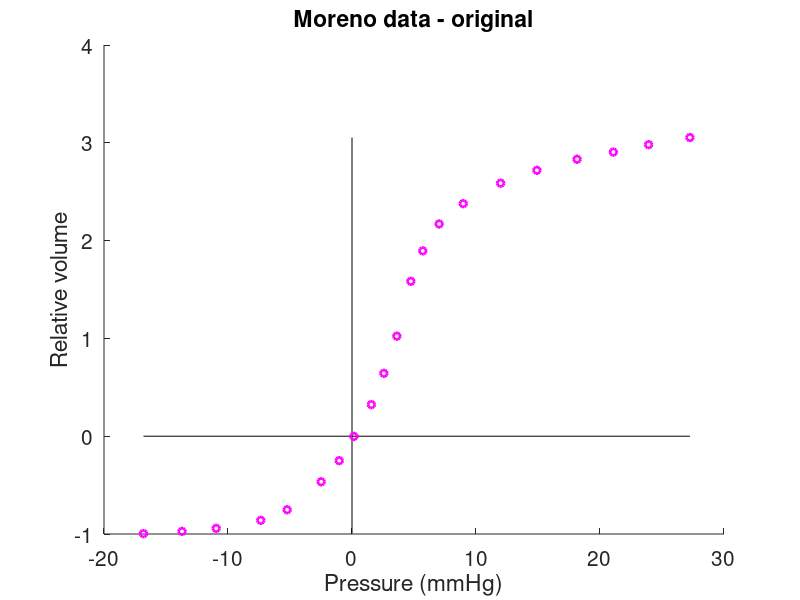
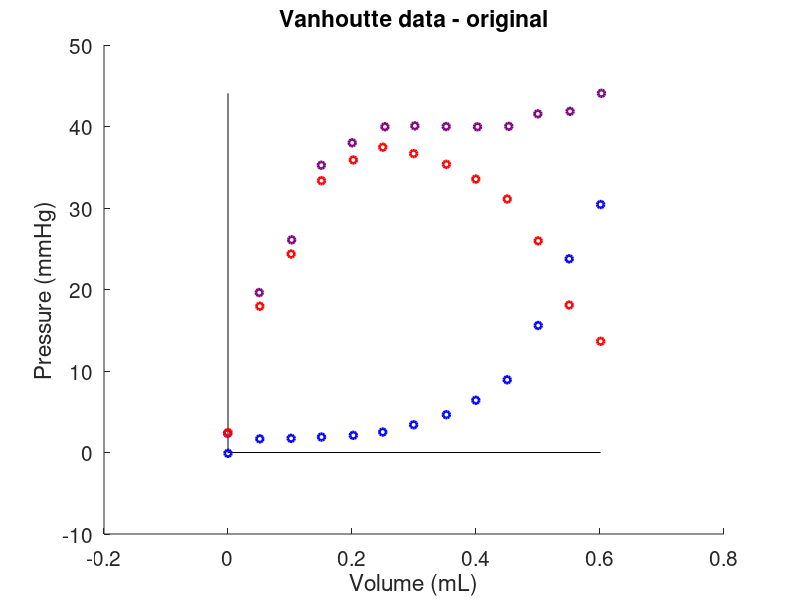
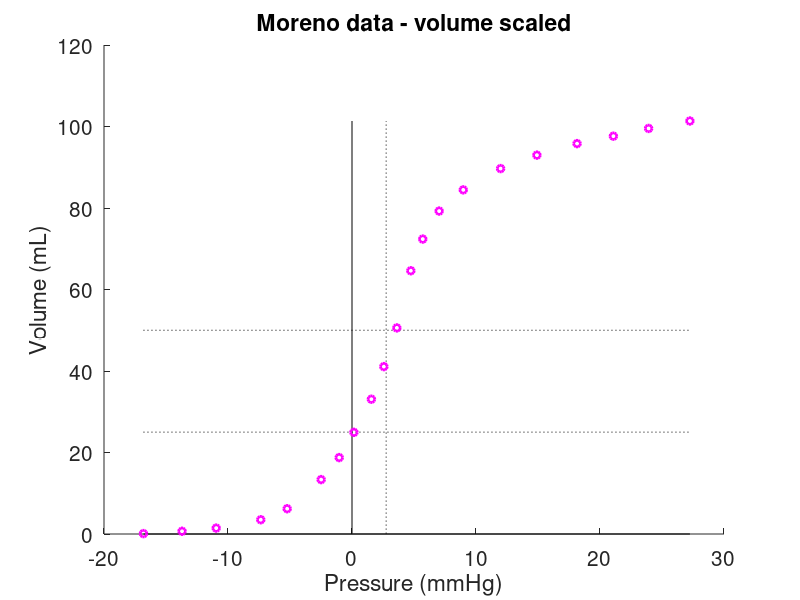
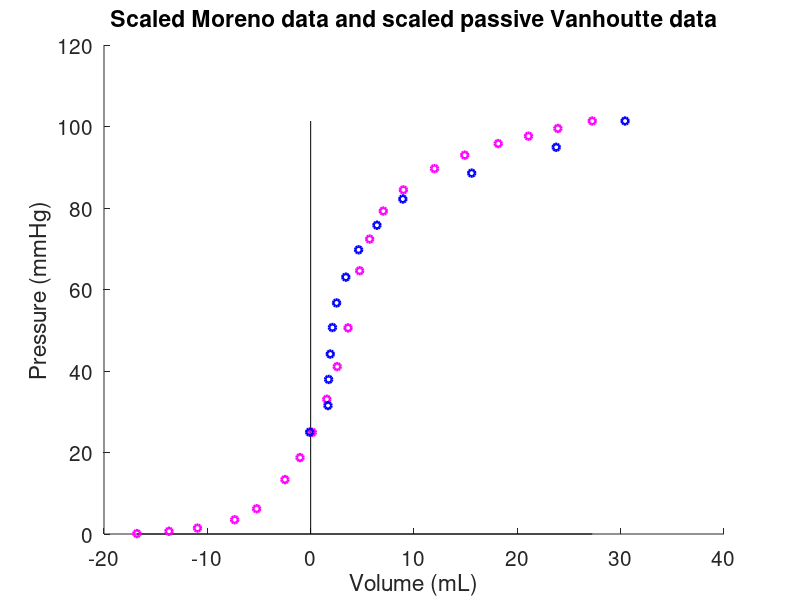

Write MATLAB code to recreate these figures, in order.

clear all
plotAll = true;

%% Data
%{
Load and plot the data
%}

load Moreno70_data.mat 
load Vanhoutte69_data.mat 

if plotAll
    % Moreno
    figure(1) 
    clf
    hold on 
    plot([min(Pd_Moreno) max(Pd_Moreno)],zeros(2,1),'k')
    plot(zeros(2,1),[min(Vd_sca_Moreno) max(Vd_sca_Moreno)],'k')
    plot(Pd_Moreno,Vd_sca_Moreno,'mo','MarkerSize',5,'linewidth',2)
    xlabel('Pressure (mmHg)')
    ylabel('Relative volume')
    set(gca,'FontSize',15)
    title('Moreno data - original')

    % Vanhoutte
    figure(2)
    clf
    hold on 
    plot([min(Vd_pass_Vanh) max(Vd_pass_Vanh)],zeros(2,1),'k')
    plot(zeros(2,1),[min(Pd_pass_Vanh) max(Pd_maxact_Vanh)],'k')
    plot(Vd_pass_Vanh,Pd_pass_Vanh,'bo','MarkerSize',5,'linewidth',2)
    plot(Vd_maxact_Vanh,Pd_maxact_Vanh,'ko','color',[.5 0 .5],'MarkerSize',5,'linewidth',2)
    plot(Vd_pass_Vanh,Pd_maxact_Vanh - Pd_pass_Vanh,'ro','MarkerSize',5,'linewidth',2)
    xlabel('Volume (mL)')
    ylabel('Pressure (mmHg)')
    set(gca,'FontSize',15)
    title('Vanhoutte data - original')
end

%% Parameters and target values

phibar = 0.25; % normal autonomic outflow 

% phi to activation conversion
veins_phi_no = 0.2;
phi_ns = 1/((1 - veins_phi_no));
A = min(max(0.001, (phibar - veins_phi_no)*phi_ns), 1)


P_n = (max(Pd_Moreno) - min(Pd_Moreno)) * A;    % mmHg
V_n = 50;   % mL - From Filip's simulations' approximations 
l   = 20;   % cm - From Cell ML model 

gamma = 0.5;  % scaling factor
V_0 = gamma * V_n; % mL

%% Transform Moreno data using V_0

Vd_Moreno = V_0 * Vd_sca_Moreno + V_0; % rescale data based on prescribed V_0 (m^3)

if plotAll
    figure(3) 
    clf
    hold on 
    plot([min(Pd_Moreno) max(Pd_Moreno)],zeros(2,1),'k')
    plot([min(Pd_Moreno) max(Pd_Moreno)],V_0 * ones(2,1),'k:')
    plot([min(Pd_Moreno) max(Pd_Moreno)],V_n * ones(2,1),'k:')
    plot(zeros(2,1),[min(Vd_Moreno) max(Vd_Moreno)],'k')
    plot(P_n * ones(2,1),[min(Vd_Moreno) max(Vd_Moreno)],'k:')
    plot(Pd_Moreno,Vd_Moreno,'mo','MarkerSize',5,'linewidth',2)
    xlabel('Pressure (mmHg)')
    ylabel('Volume (mL)')
    set(gca,'FontSize',15)
    title('Moreno data - volume scaled')
end

%% Transform Vanhoutte volume data to be on the same scale as the transformed Moreno data

Pd_act_Vanh = Pd_maxact_Vanh - Pd_pass_Vanh; 

Amp_Moreno = max(Vd_Moreno) - V_0; 
Amp_Vanh   = max(Vd_pass_Vanh) - min(Vd_pass_Vanh); 

Vd_pass_sca = Amp_Moreno/Amp_Vanh * Vd_pass_Vanh + V_0; 
Vd_maxact_sca = Amp_Moreno/Amp_Vanh * Vd_maxact_Vanh + V_0; 
Vd_act_sca = Vd_pass_sca; 

if plotAll,
    figure(4)
    clf
    hold on 
    plot([min(Pd_Moreno) max(Pd_Moreno)],zeros(2,1),'k')
    plot(zeros(2,1),[min(Vd_Moreno) max(Vd_Moreno)],'k')
    plot(Pd_Moreno,Vd_Moreno,'mo','MarkerSize',5,'linewidth',2)
    plot(Pd_pass_Vanh,Vd_pass_sca,'bo','MarkerSize',5,'linewidth',2)
    title('Scaled Moreno data and scaled passive Vanhoutte data')
    set(gca,'FontSize',15)
    xlabel('Volume (mL)')
    ylabel('Pressure (mmHg)')

    figure(5)
    clf
    hold on 
    plot([min(Vd_pass_sca) max(Vd_pass_sca)],zeros(2,1),'k')
    plot(zeros(2,1),[min(Pd_pass_Vanh) max(Pd_maxact_Vanh)],'k')
    plot(Vd_pass_sca,Pd_pass_Vanh,'bo','MarkerSize',5,'linewidth',2)
    plot(Vd_maxact_sca,Pd_maxact_Vanh,'ko','color',[.5 0 .5],'MarkerSize',5,'linewidth',2)
    plot(Vd_pass_sca,Pd_act_Vanh,'ro','MarkerSize',5,'linewidth',2)
    xlabel('Volume (mL)')
    ylabel('Pressure (mmHg)')
    set(gca,'FontSize',15)
    title('Vanhoutte data - volume scaled') 
end


%% Convert scaled Moreno data to length-tension 

% convert pressure from mmHg to Pa
mmHg2SI = 133.322;
Pd_Moreno = Pd_Moreno * mmHg2SI;

% convert V_0 from mL to m^3
V_0 = V_0 * 1e-6;
Vd_Moreno = Vd_Moreno * 1e-6; 

% convert cm to m
l = l * 1e-3;  

L_0 = 2 * pi * sqrt(V_0 / (l * pi)); 

L_n = 2 * pi * sqrt( V_n * 1e-6 / (l * pi)); 
Ld_Moreno = 2 * pi * sqrt( Vd_Moreno / (l * pi)); % transform volume to circumferential length (m)  
Td_Moreno = Pd_Moreno .* Ld_Moreno / (2 * pi); % transform pressure and circumferential length to tension via Law of Laplace (

figure(6) 
clf
hold on 
plot([min(Ld_Moreno) max(Ld_Moreno)],zeros(2,1),'k')
h1 = plot(Ld_Moreno, Td_Moreno,'ko','MarkerSize',5,'linewidth',2);
xlabel('Length (m)')
ylabel('Tension (Pa)')
set(gca,'FontSize',15)

%{
Used cftool on Ld_Moreno and Td_Moreno to fit parameter d = 15
(dimensionless) 
%}
d = 11.5; 

%% Convert scaled Vanhoutte data to length-tension 

% convert pressure from mmHg to Pa 
Pd_pass_Vanh = Pd_pass_Vanh * mmHg2SI ; 
Pd_maxact_Vanh = Pd_maxact_Vanh * mmHg2SI; 
Pd_act_Vanh = Pd_act_Vanh * mmHg2SI; 

% convert volumes from mL to m^3 
Vd_pass_sca = Vd_pass_sca * 1e-6; 
Vd_maxact_sca = Vd_maxact_sca * 1e-6; 
Vd_act_sca = Vd_act_sca * 1e-6; 

Ld_pass_Vanh   = 2 * pi * sqrt( Vd_pass_sca / (l * pi)); 
Ld_maxact_Vanh = 2 * pi * sqrt( Vd_maxact_sca / (l * pi)); 
Ld_act_Vanh    = 2 * pi * sqrt( Vd_act_sca / (l * pi)); 

Td_pass_Vanh   = Pd_pass_Vanh   .* Ld_pass_Vanh   / (2 * pi); 
Td_maxact_Vanh = Pd_maxact_Vanh .* Ld_maxact_Vanh / (2 * pi); 
Td_act_Vanh    = Pd_act_Vanh    .* Ld_act_Vanh    / (2 * pi); 

figure(6)
hold on 
plot(zeros(2,1),[min(Td_Moreno) max(Td_maxact_Vanh)],'k')
plot(L_0 * ones(2,1),[min(Td_Moreno) max(Td_maxact_Vanh)],'k:')
plot(L_n * ones(2,1),[min(Td_Moreno) max(Td_maxact_Vanh)],'k:')
h2 = plot(Ld_pass_Vanh, Td_pass_Vanh,'bo','MarkerSize',5,'linewidth',2);
h3 = plot(Ld_maxact_Vanh, Td_maxact_Vanh,'ko','color',[.5 0 .5],'MarkerSize',5,'linewidth',2);
h4 = plot(Ld_act_Vanh, Td_act_Vanh,'ro','MarkerSize',5,'linewidth',2);
xlabel('Length (m)')
ylabel('Tension (Pa)')
set(gca,'FontSize',15) 

%{
Used cftool on Ld_act_Vanh and Td_act_Vanh to fit parameter e = 1.5
(dimensionless)
%} 
e = 1.5;  

%% Model 

% Tension ratio T_maxact/T_pass at L_n 
[~,i_pass] = min(abs(L_n - Ld_pass_Vanh));
[~,i_maxact] = min(abs(L_n - Ld_maxact_Vanh));
alpha = Td_maxact_Vanh(i_maxact) / Td_pass_Vanh(i_pass);
alpha = round(alpha); 

L = 0:.001:Ld_pass_Vanh(end); 


T_n = P_n * L_n / (2 * pi);  

P_M = max(Pd_maxact_Vanh/ mmHg2SI ); 
V_M = 4 * V_0; 
L_M = 2 * pi * sqrt(V_M / (l * pi)); 
T_M = P_M * L_M / (2 * pi); 



f = @(L) L .* (L - L_0) / L_0; 
g = @(L) L_0 .* (exp( d * (L - L_0) ./ L_0) - 1); 
h = @(L) (L - L_0) .* exp( -e * ((L - L_0)./L_0).^2); 

fhat = f(L_M)/f(L_n); 
ghat = g(L_M)/g(L_n); 
hhat = h(L_M)/h(L_n);   

a_mmHg = (- T_M + T_n / (1 + A * (alpha - 1)) * (ghat + (alpha - 1) * hhat)) ...
    / (f(L_n) * (ghat - fhat));
b_mmHg = (T_M - T_n / (1 + A * (alpha - 1)) * (fhat + (alpha - 1) * hhat)) ... 
    / (g(L_n) * (ghat - fhat));
c_mmHg = T_n / (1 + A * (alpha - 1)) * (alpha - 1) / h(L_n);


% convert from mmHg to kPa 
a = a_mmHg * mmHg2SI;
b = b_mmHg * mmHg2SI;
c = c_mmHg * mmHg2SI; 

sprintf("a %d, b %d, c %d", a_mmHg, b_mmHg, c_mmHg)

%%
T_P  = @(L) a * f(L) + b * g(L); 
T_A  = @(L) c * h(L); 

% build the characteristics
for i = 1:length(L)
    if L(i) < L_0 
        Tpas(i) = T_P(L(i));  
        Tact(i) = T_P(L(i));  
        Tbar(i) = T_P(L(i));  
        Tmax(i) = T_P(L(i));  
    else 
        Tpas(i) = T_P(L(i)) + 0 * T_A(L(i)); 
        Tact(i) = T_A(L(i));  
        Tbar(i) = T_P(L(i)) + A * T_A(L(i)); 
        Tmax(i) = T_P(L(i)) + 1 * T_A(L(i)); 
    end 
end 
    
figure(6)
hold on 
plot(L,Tpas,'b','linewidth',2)
plot(L,Tbar,'g','linewidth',2)
plot(L,Tmax,'k','color',[.5 0 .5],'linewidth',2)
plot(L,Tact,'r','linewidth',2)
legend([h1 h2 h3 h4],'Moreno data','Vanh pass','Vanh maxact','Vanh act','location','northwest')

V = (L / (2 * pi)).^2 * l * pi; 
Ppas = 2 * pi * Tpas ./ L; 
Pbar = 2 * pi * Tbar ./ L; 
Pmax = 2 * pi * Tmax ./ L; 
Pact = 2 * pi * Tact ./ L;


%% convert back to mmHg and mL 
V_mmHg = V * 1e6; 

Ppas_mmHg = Ppas / mmHg2SI; 
Pbar_mmHg = Pbar / mmHg2SI; 
Pmax_mmHg = Pmax / mmHg2SI; 
Pact_mmHg = Pact / mmHg2SI; 

Pd_Moreno_mmHg = Pd_Moreno / mmHg2SI; 
Vd_Moreno_mmHg = Vd_Moreno * 1e6; 

Pd_pass_Vanh_mmHg   = Pd_pass_Vanh / mmHg2SI; 
Pd_maxact_Vanh_mmHg = Pd_maxact_Vanh / mmHg2SI; 
Pd_act_Vanh_mmHg    = Pd_act_Vanh / mmHg2SI; 

Vd_pass_sca_mmHg   = Vd_pass_sca * 1e6; 
Vd_maxact_sca_mmHg = Vd_maxact_sca * 1e6; 

V_0_mmHg = V_0 * 1e6; 
V_M_mmHg = V_M * 1e6; 

figure(7) 
clf 
hold on 
plot([0 V_M_mmHg+1],zeros(2,1),'k')
plot([0 V_M_mmHg+1],P_n * ones(2,1),'k:')
plot([0 V_M_mmHg+1],P_M * ones(2,1),'k:')
plot(zeros(2,1),[-20 50],'k')
plot(V_0_mmHg * ones(2,1),[-20 50],'k:')
plot(V_n * ones(2,1),[-20 50],'k:')
plot(V_M_mmHg * ones(2,1),[-20 50],'k:')
l1 = plot(Vd_Moreno_mmHg,Pd_Moreno_mmHg,'mo','MarkerSize',5,'linewidth',2);
l2 = plot(Vd_pass_sca_mmHg,Pd_pass_Vanh_mmHg,'bo','MarkerSize',5,'linewidth',2);
l3 = plot(Vd_maxact_sca_mmHg,Pd_maxact_Vanh_mmHg,'ko','color',[.5 0 .5],'MarkerSize',5,'linewidth',2);
l4 = plot(Vd_pass_sca_mmHg,Pd_act_Vanh_mmHg,'ro','MarkerSize',5,'linewidth',2);
plot(V_mmHg,Ppas_mmHg,'b','linewidth',2)
plot(V_mmHg,Pbar_mmHg,'g','linewidth',2)
plot(V_mmHg,Pmax_mmHg,'k','color',[.5 0 .5],'linewidth',2)
plot(V_mmHg,Pact_mmHg,'r','linewidth',2)
ylabel('Pressure (mmHg)')
xlabel('Volume (mL)')
set(gca,'FontSize',15)
legend([l1 l2 l3 l4],'Moreno data','Vanh pass','Vanh maxact','Vanh act','location','northwest')
xlim([0 V_M_mmHg+1])
ylim([-20 50])









